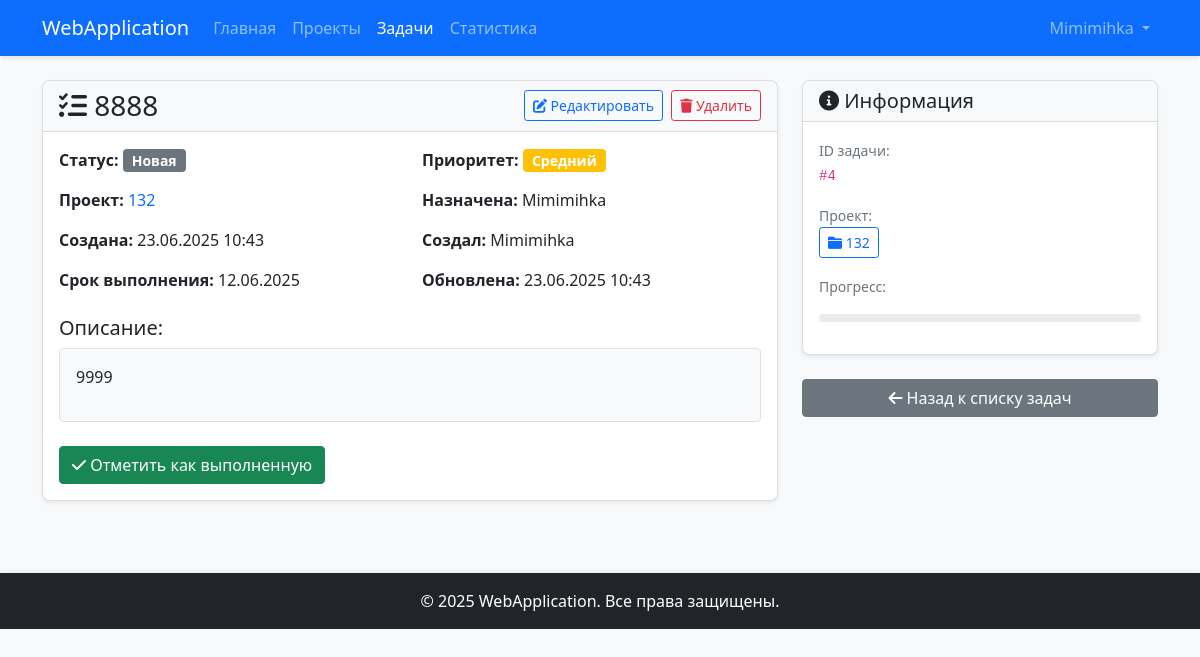
Screenshot of /tasks/4/ (signed in) with the database file from the repository.
### tasks/models.py (models this page shows, shortened)
class Task(models.Model):
    STATUS_CHOICES = (
        ('new', 'Новая'),
        ('in_progress', 'В процессе'),
        ('on_hold', 'На паузе'),
        ('completed', 'Завершена'),
    )
    PRIORITY_CHOICES = (
        ('low', 'Низкий'),
        ('medium', 'Средний'),
        ('high', 'Высокий'),
        ('urgent', 'Срочный'),
    )
    title = models.CharField(max_length=200, verbose_name="Название задачи")
    description = models.TextField(verbose_name="Описание задачи")
    project = models.ForeignKey(Project, on_delete=models.CASCADE, related_name="tasks", verbose_name="Проект")
    assigned_to = models.ForeignKey(User, on_delete=models.SET_NULL, null=True, blank=True,
                                   related_name="assigned_tasks", verbose_name="Исполнитель")
    created_by = models.ForeignKey(User, on_delete=models.CASCADE, related_name="created_tasks",
                                  verbose_name="Создатель")
    status = models.CharField(max_length=20, choices=STATUS_CHOICES, default='new', verbose_name="Статус")
    priority = models.CharField(max_length=20, choices=PRIORITY_CHOICES, default='medium',
                               verbose_name="Приоритет")
    due_date = models.DateField(null=True, blank=True, verbose_name="Срок выполнения")
    created_at = models.DateTimeField(auto_now_add=True, verbose_name="Дата создания")
    updated_at = models.DateTimeField(auto_now=True, verbose_name="Дата обновления")
    class Meta:
        verbose_name = "Задача"
        verbose_name_plural = "Задачи"
        ordering = ['-priority', 'due_date']

### projects/models.py (models this page shows, shortened)
class Project(models.Model):
    name = models.CharField(max_length=200, verbose_name="Название проекта")
    description = models.TextField(verbose_name="Описание проекта")
    start_date = models.DateField(verbose_name="Дата начала")
    end_date = models.DateField(verbose_name="Дата окончания", null=True, blank=True)
    owner = models.ForeignKey(User, on_delete=models.CASCADE, related_name="projects", verbose_name="Владелец")
    created_at = models.DateTimeField(auto_now_add=True, verbose_name="Дата создания")
    updated_at = models.DateTimeField(auto_now=True, verbose_name="Дата обновления")
    class Meta:
        verbose_name = "Проект"
        verbose_name_plural = "Проекты"
        ordering = ['-created_at']

### tasks/views.py (the view)
# urls.py: path('<int:pk>/', views.TaskDetailView.as_view(), name='task-detail'),
class TaskDetailView(LoginRequiredMixin, DetailView):
    model = Task
    template_name = 'tasks/task_detail.html'

### templates/tasks/task_detail.html (shortened to what this page needs)
{% extends 'base/base.html' %}
{% load static %}
{% block content %}
<div class="row">
    <div class="col-md-8">
        <div class="card">
            <div class="card-header d-flex justify-content-between align-items-center">
                <h3 class="card-title mb-0">
                    <i class="fas fa-tasks"></i> {{ object.title }}
                </h3>
                <div class="task-actions">
                    {% if user == object.created_by or user == object.assigned_to %}
                        <a href="{% url 'task-update' object.pk %}" class="btn btn-sm btn-outline-primary">
                            <i class="fas fa-edit"></i> Редактировать
                        </a>
                    {% endif %}
                    {% if user == object.created_by %}
                        <a href="{% url 'task-delete' object.pk %}" class="btn btn-sm btn-outline-danger">
                            <i class="fas fa-trash"></i> Удалить
                        </a>
                    {% endif %}
                </div>
            </div>
            <div class="card-body">
                <div class="row mb-3">
                    <div class="col-md-6">
                        <strong>Статус:</strong>
                        <span class="badge
                            {% if object.status == 'new' %}bg-secondary
                            {% elif object.status == 'in_progress' %}bg-primary
                            {% elif object.status == 'completed' %}bg-success
                            {% elif object.status == 'cancelled' %}bg-danger
                            {% endif %}">
                            {{ object.get_status_display }}
                        </span>
                    </div>
                    <div class="col-md-6">
                        <strong>Приоритет:</strong>
                        <span class="badge
                            {% if object.priority == 'low' %}bg-info
                            {% elif object.priority == 'medium' %}bg-warning
                            {% elif object.priority == 'high' %}bg-danger
                            {% endif %}">
                            {{ object.get_priority_display }}
                        </span>
                    </div>
                </div>
                <div class="row mb-3">
                    <div class="col-md-6">
                        <strong>Проект:</strong>
                        {% if object.project %}
                            <a href="{% url 'project-detail' object.project.pk %}" class="text-decoration-none">
                                {{ object.project.name }}
                            </a>
                        {% else %}
                            <span class="text-muted">Не указан</span>
                        {% endif %}
                    </div>
                    <div class="col-md-6">
                        <strong>Назначена:</strong>
                        {% if object.assigned_to %}
                            {{ object.assigned_to.get_full_name|default:object.assigned_to.username }}
                        {% else %}
                            <span class="text-muted">Не назначена</span>
                        {% endif %}
                    </div>
                </div>
                <div class="row mb-3">
                    <div class="col-md-6">
                        <strong>Создана:</strong>
                        {{ object.created_at|date:"d.m.Y H:i" }}
                    </div>
                    <div class="col-md-6">
                        <strong>Создал:</strong>
                        {{ object.created_by.get_full_name|default:object.created_by.username }}
                    </div>
                </div>
                {% if object.due_date %}
                <div class="row mb-3">
                    <div class="col-md-6">
                        <strong>Срок выполнения:</strong>
                        <span class="{% if object.due_date < today and object.status != 'completed' %}text-danger{% endif %}">
                            {{ object.due_date|date:"d.m.Y" }}
                        </span>
                    </div>
                    <div class="col-md-6">
                        <strong>Обновлена:</strong>
                        {{ object.updated_at|date:"d.m.Y H:i" }}
                    </div>
                </div>
                {% endif %}
                {% if object.description %}
                <div class="mt-4">
                    <h5>Описание:</h5>
                    <div class="border rounded p-3 bg-light">
                        {{ object.description|linebreaks }}
                    </div>
                </div>
                {% endif %}
                {% if user == object.assigned_to and object.status != 'completed' %}
                <div class="mt-4">
                    <a href="{% url 'task-complete' object.pk %}" class="btn btn-success">
                        <i class="fas fa-check"></i> Отметить как выполненную
                    </a>
                </div>
                {% endif %}
            </div>
        </div>
    </div>
    <div class="col-md-4">
        <div class="card">
            <div class="card-header">
                <h5 class="card-title mb-0">
                    <i class="fas fa-info-circle"></i> Информация
                </h5>
            </div>
            <div class="card-body">
                <div class="mb-3">
                    <small class="text-muted">ID задачи:</small><br>
                    <code>#{{ object.pk }}</code>
                </div>
                {% if object.project %}
                <div class="mb-3">
                    <small class="text-muted">Проект:</small><br>
                    <a href="{% url 'project-detail' object.project.pk %}" class="btn btn-sm btn-outline-primary">
                        <i class="fas fa-folder"></i> {{ object.project.name }}
                    </a>
                </div>
                {% endif %}
                <div class="mb-3">
                    <small class="text-muted">Прогресс:</small><br>
                    <div class="progress">
                    </div>
                </div>
            </div>
        </div>
        <div class="mt-3">
            <a href="{% url 'task-list' %}" class="btn btn-secondary w-100">
                <i class="fas fa-arrow-left"></i> Назад к списку задач
            </a>
        </div>
    </div>
</div>
{% endblock %}

### templates/base/base.html (shortened to what this page needs)
{% load static %}
<!DOCTYPE html>
<html lang="ru">
<head>
    <link href="https://cdn.jsdelivr.net/npm/bootstrap@5.1.3/dist/css/bootstrap.min.css" rel="stylesheet">
    <link rel="stylesheet" href="https://cdnjs.cloudflare.com/ajax/libs/font-awesome/6.0.0-beta3/css/all.min.css">
    <link rel="stylesheet" href="{% static 'css/main.css' %}">
</head>
<body>
    <header>
        <nav class="navbar navbar-expand-lg navbar-dark bg-primary">
            <div class="container">
                <a class="navbar-brand" href="{% url 'home' %}">WebApplication</a>
                <div class="collapse navbar-collapse" id="navbarNav">
                    <ul class="navbar-nav me-auto">
                        <li class="nav-item">
                            <a class="nav-link {% if request.resolver_match.url_name == 'home' %}active{% endif %}" href="{% url 'home' %}">Главная</a>
                        </li>
                        {% if user.is_authenticated %}
                            <li class="nav-item">
                                <a class="nav-link {% if 'project' in request.resolver_match.url_name %}active{% endif %}" href="{% url 'project-list' %}">Проекты</a>
                            </li>
                            <li class="nav-item">
                                <a class="nav-link {% if 'task' in request.resolver_match.url_name %}active{% endif %}" href="{% url 'task-list' %}">Задачи</a>
                            </li>
                            <li class="nav-item">
                                <a class="nav-link {% if 'dashboard' in request.resolver_match.url_name or 'statistics' in request.resolver_match.url_name %}active{% endif %}" href="{% url 'dashboard' %}">Статистика</a>
                            </li>
                        {% endif %}
                    </ul>
                    <ul class="navbar-nav">
                        {% if user.is_authenticated %}
                            <li class="nav-item dropdown">
                                <a class="nav-link dropdown-toggle" href="#" id="navbarDropdown" role="button" data-bs-toggle="dropdown" aria-expanded="false">
                                    {{ user.username }}
                                </a>
                            </li>
                        {% endif %}
                    </ul>
                </div>
            </div>
        </nav>
    </header>
    <main>
        <div class="container mt-4">
            {% block content %}{% endblock %}
        </div>
    </main>
    <footer class="bg-dark text-white mt-5 py-3">
        <div class="container text-center">
            <p class="mb-0">&copy; 2025 WebApplication. Все права защищены.</p>
        </div>
    </footer>
</body>
</html>

### static/css/main.css (style rules this page uses)
body { background-color: #f8f9fa; }
.navbar { box-shadow: 0 2px 4px rgba(0, 0, 0, 0.1); }
.card { box-shadow: 0 2px 4px rgba(0, 0, 0, 0.05); border-radius: 0.5rem; margin-bottom: 1.5rem; }
.card-header { border-top-left-radius: 0.5rem !important; border-top-right-radius: 0.5rem !important; }
.progress { border-radius: 0.5rem; margin: 1rem 0; }
footer { box-shadow: 0 -2px 4px rgba(0, 0, 0, 0.05); }

### templates/tasks/task_detail.html (style rules this page uses)
.task-actions .btn { margin-left: 0.25rem; }
.badge { font-size: 0.875em; }
.progress { height: 0.5rem; }
.card { box-shadow: 0 0.125rem 0.25rem rgba(0, 0, 0, 0.075); border: 1px solid rgba(0, 0, 0, 0.125); }
.card-header { background-color: #f8f9fa; border-bottom: 1px solid rgba(0, 0, 0, 0.125); }

### rows the page displays
Task: title "8888", status "Новая", priority "Средний", project.name "132", assigned_to.get_full_name "Mimimihka", created_at "23.06.2025 10:43", created_by.get_full_name "Mimimihka", due_date "12.06.2025", updated_at "23.06.2025 10:43", description "9999", pk "4"

### other values shown
{{ user.username }} "Mimimihka"
